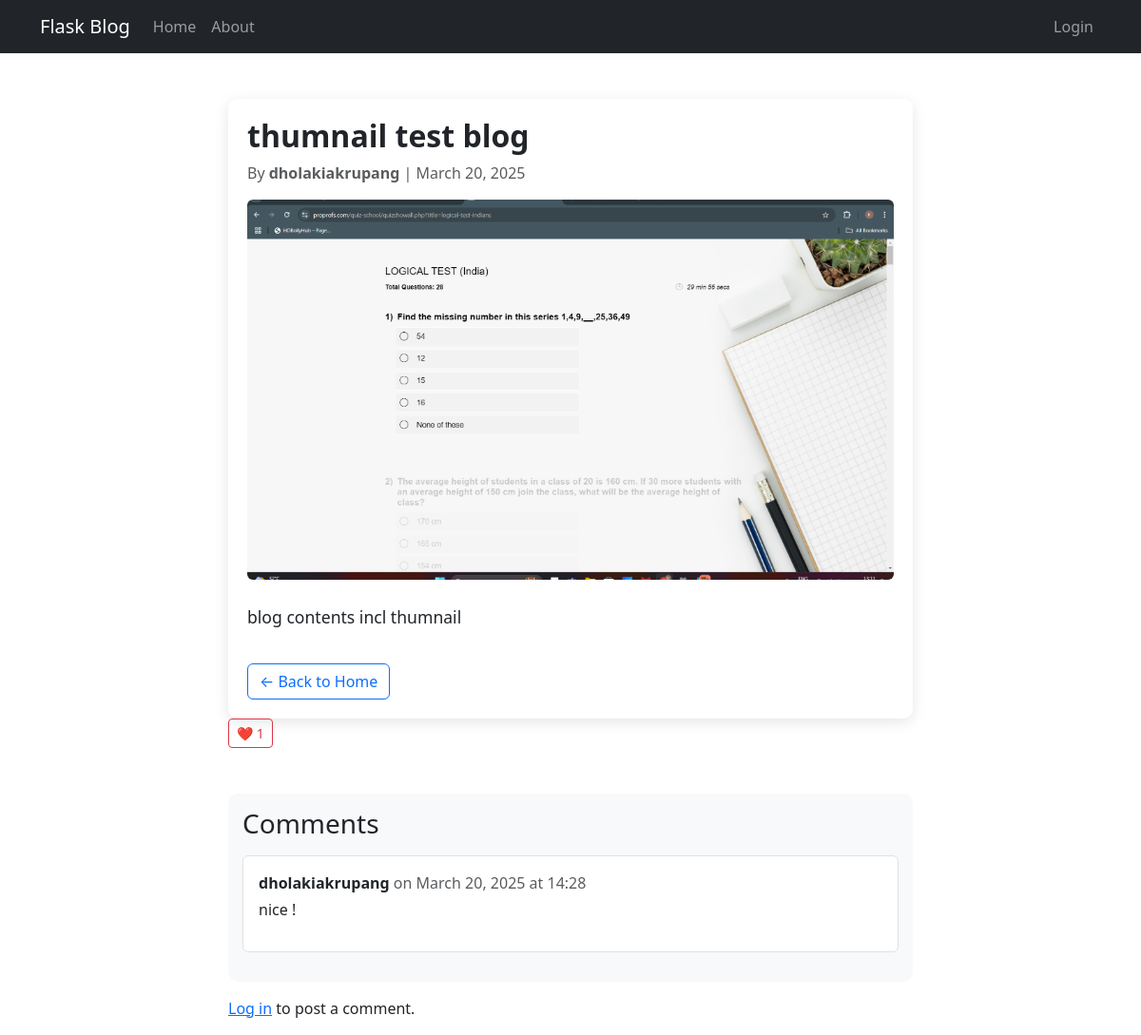
Screenshot of /post/3 with the database file from the repository.
### models.py (models this page shows, shortened)
class Post(db.Model):
    id = db.Column(db.Integer, primary_key=True)
    title = db.Column(db.String(100), nullable=False)
    content = db.Column(db.Text, nullable=False)
    timestamp = db.Column(db.DateTime, default=datetime.utcnow, nullable=False)
    thumbnail = db.Column(db.String(255), nullable=True)
    likes = db.relationship('User', secondary=likes, backref=db.backref('liked_posts', lazy='dynamic'))
    author_id = db.Column(db.Integer, db.ForeignKey('user.id'), nullable=False)
    def like_count(self):
        return len(self.likes)

class User(db.Model, UserMixin):
    id = db.Column(db.Integer, primary_key=True)
    first_name = db.Column(db.String(30), nullable=False)
    last_name = db.Column(db.String(30), nullable=False)
    username = db.Column(db.String(20), unique=True, nullable=False)
    email = db.Column(db.String(120), unique=True, nullable=False)
    password = db.Column(db.String(60), nullable=False)
    profile_picture = db.Column(db.String(20), nullable=False, default='default.jpg')
    reset_token = db.Column(db.String(32), unique=True, nullable=True)
    posts = db.relationship('Post', backref='author', lazy=True)

class Comment(db.Model):
    id = db.Column(db.Integer, primary_key=True)
    content = db.Column(db.Text, nullable=False)
    timestamp = db.Column(db.DateTime, default=datetime.utcnow)
    user_id = db.Column(db.Integer, db.ForeignKey('user.id'), nullable=False)
    post_id = db.Column(db.Integer, db.ForeignKey('post.id'), nullable=False)
    user = db.relationship('User', backref=db.backref('comments', lazy=True))
    post = db.relationship('Post', backref=db.backref('comments', lazy=True))

### flaskblog.py (the view, shortened to what this page needs)
@app.route("/post/<int:post_id>", methods=['GET', 'POST'])
def post_detail(post_id):
    post = Post.query.get_or_404(post_id)
    comments = Comment.query.filter_by(post_id=post_id).order_by(Comment.timestamp.desc()).all()
    return render_template('post_detail.html', post=post, comments=comments)

### templates/post_detail.html (shortened to what this page needs)
{% extends "layout.html" %}
{% block content %}
<div class="container mt-5">
    <div class="row justify-content-center">
        <div class="col-lg-8">
            <article class="post-detail">
                <h1 class="post-title">{{ post.title }}</h1>
                <p class="text-muted">By <strong>{{ post.author.username }}</strong> | {{ post.timestamp.strftime('%B %d, %Y') }}</p>
                {% if post.thumbnail %}
                    <img src="{{ url_for('static', filename='uploads/' + post.thumbnail) }}" class="img-fluid post-thumbnail rounded mb-4" alt="Thumbnail">
                {% endif %}
                <p class="post-content">{{ post.content }}</p>
                <a href="{{ url_for('home') }}" class="btn btn-outline-primary mt-3">&larr; Back to Home</a>
            </article>
            <div class="d-flex align-items-center">
                <button class="btn btn-outline-danger btn-sm like-btn" data-post-id="{{ post.id }}">
                    ❤️ <span class="like-count">{{ post.like_count() }}</span>
                </button>
            </div>
            <div class="comments mt-5">
                <h3>Comments</h3>
                {% for comment in comments %}
                <div class="comment p-3 my-3 border rounded">
                    <p class="mb-1"><strong>{{ comment.user.username }}</strong> <span class="text-muted">on {{ comment.timestamp.strftime('%B %d, %Y at %H:%M') }}</span></p>
                    <p>{{ comment.content }}</p>
                </div>
                {% else %}
                <p class="text-muted">No comments yet. Be the first to comment!</p>
                {% endfor %}
            </div>
            {% if current_user.is_authenticated %}
            <div class="add-comment mt-4">
                <h4>Leave a Comment</h4>
                <form method="POST">
                    <textarea class="form-control" name="comment" rows="3" required placeholder="Write your comment here..."></textarea>
                    <button type="submit" class="btn btn-primary mt-2">Post Comment</button>
                </form>
            </div>
            {% else %}
            <p class="mt-3"><a href="{{ url_for('login') }}">Log in</a> to post a comment.</p>
            {% endif %}
        </div>
    </div>
</div>
{% endblock %}

### templates/post_detail.html (style rules this page uses)
.post-detail { background: #fff; padding: 20px; border-radius: 10px; box-shadow: 0px 4px 15px rgba(0, 0, 0, 0.1); }
.post-title { font-size: 2rem; font-weight: bold; }
.post-thumbnail { width: 100%; height: auto; max-height: 400px; object-fit: cover; }
.post-content { font-size: 1.1rem; line-height: 1.8; }
.comments { background: #f8f9fa; padding: 15px; border-radius: 10px; }
.comment { background: white; padding: 10px; border-radius: 5px; }

### rows the page displays
Post: title "thumnail test blog", timestamp "March 20, 2025", thumbnail (picture), content "blog contents incl thumnail"
User: author.username "dholakiakrupang"
Comment: user.username "dholakiakrupang", timestamp "March 20, 2025 at 14:28", content "nice !"

### other values shown
{{ post.like_count() }} "1"
